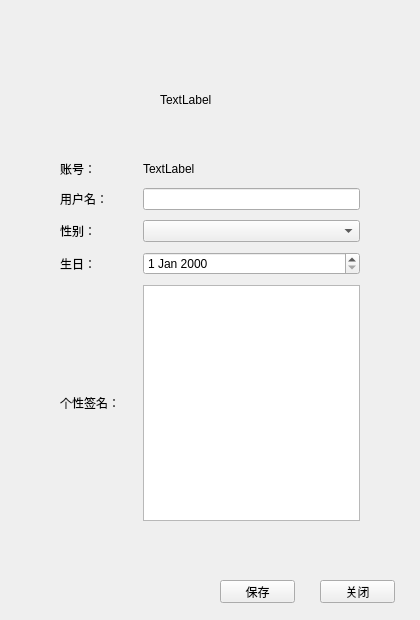
<?xml version="1.0" encoding="UTF-8"?>
<ui version="4.0">
 <class>PersonalInfo</class>
 <widget class="QWidget" name="PersonalInfo">
  <property name="geometry">
   <rect>
    <x>0</x>
    <y>0</y>
    <width>420</width>
    <height>620</height>
   </rect>
  </property>
  <property name="windowTitle">
   <string>Form</string>
  </property>
  <widget class="QWidget" name="Board" native="true">
   <property name="geometry">
    <rect>
     <x>10</x>
     <y>10</y>
     <width>400</width>
     <height>600</height>
    </rect>
   </property>
   <widget class="QLabel" name="Profile">
    <property name="geometry">
     <rect>
      <x>150</x>
      <y>40</y>
      <width>100</width>
      <height>100</height>
     </rect>
    </property>
    <property name="text">
     <string>TextLabel</string>
    </property>
   </widget>
   <widget class="QWidget" name="widget" native="true">
    <property name="geometry">
     <rect>
      <x>50</x>
      <y>150</y>
      <width>300</width>
      <height>361</height>
     </rect>
    </property>
    <layout class="QVBoxLayout" name="verticalLayout">
     <property name="spacing">
      <number>10</number>
     </property>
     <property name="leftMargin">
      <number>0</number>
     </property>
     <property name="topMargin">
      <number>0</number>
     </property>
     <property name="rightMargin">
      <number>0</number>
     </property>
     <property name="bottomMargin">
      <number>0</number>
     </property>
     <item>
      <layout class="QHBoxLayout" name="horizontalLayout" stretch="1,3">
       <item>
        <widget class="QLabel" name="PrimaryNumLabel">
         <property name="text">
          <string>账号：</string>
         </property>
        </widget>
       </item>
       <item>
        <widget class="QLabel" name="NumLabel">
         <property name="text">
          <string>TextLabel</string>
         </property>
        </widget>
       </item>
      </layout>
     </item>
     <item>
      <layout class="QHBoxLayout" name="horizontalLayout_3" stretch="1,3">
       <item>
        <widget class="QLabel" name="UserNameLabel">
         <property name="text">
          <string>用户名：</string>
         </property>
        </widget>
       </item>
       <item>
        <widget class="QLineEdit" name="NameLineEdit"/>
       </item>
      </layout>
     </item>
     <item>
      <layout class="QHBoxLayout" name="horizontalLayout_2" stretch="1,3">
       <item>
        <widget class="QLabel" name="SexLabel">
         <property name="text">
          <string>性别：</string>
         </property>
        </widget>
       </item>
       <item>
        <widget class="QComboBox" name="SexComboBox"/>
       </item>
      </layout>
     </item>
     <item>
      <layout class="QHBoxLayout" name="horizontalLayout_4" stretch="1,3">
       <item>
        <widget class="QLabel" name="BirthdayLabel">
         <property name="text">
          <string>生日：</string>
         </property>
        </widget>
       </item>
       <item>
        <widget class="QDateEdit" name="BirthdayDateEdit"/>
       </item>
      </layout>
     </item>
     <item>
      <layout class="QHBoxLayout" name="horizontalLayout_5" stretch="1,3">
       <item>
        <widget class="QLabel" name="DescLabel">
         <property name="text">
          <string>个性签名：</string>
         </property>
        </widget>
       </item>
       <item>
        <widget class="QPlainTextEdit" name="DescPlainTextEdit"/>
       </item>
      </layout>
     </item>
    </layout>
   </widget>
   <widget class="QPushButton" name="SaveButton">
    <property name="geometry">
     <rect>
      <x>210</x>
      <y>570</y>
      <width>75</width>
      <height>23</height>
     </rect>
    </property>
    <property name="text">
     <string>保存</string>
    </property>
   </widget>
   <widget class="QPushButton" name="CloseButton">
    <property name="geometry">
     <rect>
      <x>310</x>
      <y>570</y>
      <width>75</width>
      <height>23</height>
     </rect>
    </property>
    <property name="text">
     <string>关闭</string>
    </property>
   </widget>
  </widget>
 </widget>
 <resources/>
 <connections/>
</ui>
